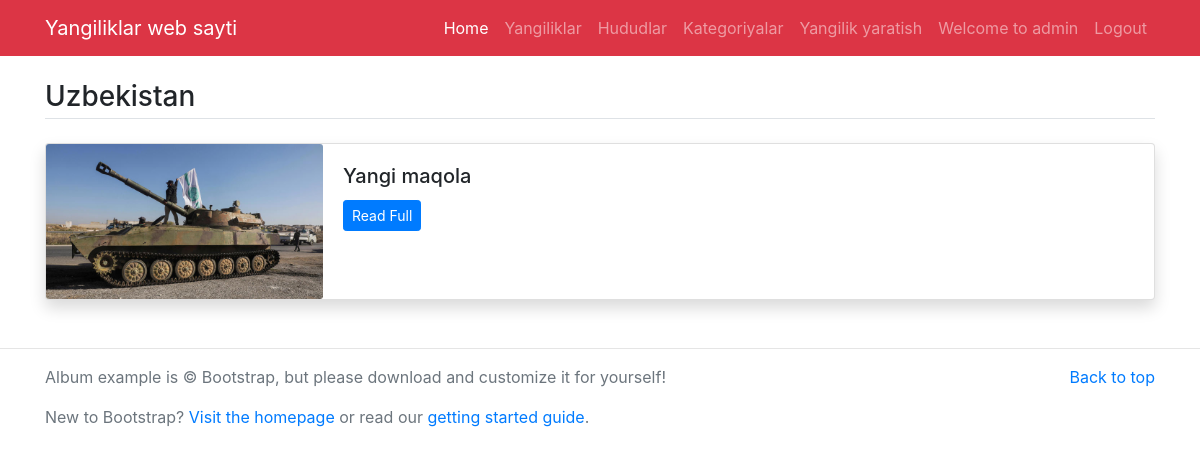
Screenshot of /region/1/ (signed in) with the database file from the repository.
### registration/models.py (models this page shows)
class Custom_User_Model(AbstractUser):
    age = models.PositiveIntegerField(blank=True, null=True)
    address = models.TextField(blank=True, null=True)

### app/models.py (models this page shows, shortened)
class Region(models.Model):
    name = models.CharField(max_length=100)
    image = models.ImageField(upload_to='media/', null=True)

class News(models.Model):
    category = models.ForeignKey(Category, on_delete=models.CASCADE, blank=True, null=True)
    region = models.ForeignKey(Region, on_delete=models.CASCADE, blank=True, null=True)
    title = models.CharField(max_length=300)
    text = models.TextField()
    image = models.ImageField(upload_to='media/')
    date = models.DateField(auto_now=True)
    author = models.ForeignKey(settings.AUTH_USER_MODEL, on_delete=models.CASCADE)

### app/views.py (the view)
# urls.py: path('region/<int:pk>/', per_region_view, name='region-news'),
def per_region_view(request,pk):
    region = Region.objects.get(id=pk)
    region_news = News.objects.filter(region=region)
    return render(request, 'region-news.html', {
        'region': region,
        'region_news': region_news
    })

### templates/region-news.html (shortened to what this page needs)
{% extends 'base.html' %}
{% block content%}
<main class="container mt-3 mb-5">
	<h3 class="border-bottom pb-1 my-4">{{region.name}}</h3>
    {% for news in region_news %}
	<div class="card mb-4 shadow">
	  <div class="row no-gutters">
	    <div class="col-md-3">
	      <img src="/media/{{news.image}}" class="card-img" alt="{{news.title}}">
	    </div>
	    <div class="col-md-8">
	      <div class="card-body">
	        <h5 class="card-title">{{news.title}}</h5>
	        <p class="card-text"><a href="/detail/{{news.id}}" class="btn btn-sm btn-primary">Read Full</a></p>
	      </div>
	    </div>
	  </div>
	</div>
{% endfor %}
</main>
{% endblock%}

### templates/base.html (shortened to what this page needs)
{% load static %}
<!DOCTYPE html>
<html>
<head>
	<link rel="stylesheet" href="{% static '/css/bootstrap.min.css' %}" />
</head>
<body>
	<nav class="navbar navbar-expand-lg navbar-dark bg-danger">
		<div class="container">
		  <a class="navbar-brand" href="/"> Yangiliklar web sayti </a>
		  <div class="collapse navbar-collapse" id="navbarNav">
		    <ul class="navbar-nav ml-auto">
		      <li class="nav-item active">
		        <a class="nav-link" href="{% url 'home' %}">Home</a>
		      </li>
		      <li class="nav-item">
				 <a class="nav-link" href="{% url 'all_news' %}">Yangiliklar</a>
		      </li>
		      <li class="nav-item">
				<a class="nav-link" href="{% url 'regions' %}">Hududlar</a>
			 </li>
			 <li class="nav-item">
				<a class="nav-link" href="{% url 'categories' %}">Kategoriyalar</a>
			 </li>
			 <li class="nav-item">
				<a class="nav-link" href="{% url 'create_news' %}">Yangilik yaratish</a>
			 </li>
			 <li class="nav-item">
				{% if user.is_authenticated %}
					<a class="nav-link" href="">Welcome to {{user.username}}</a>
					<li>
					<a class="nav-link" href="{% url 'logout' %}">Logout</a>
					</li>
				{% else %}
					<li><a class="nav-link" href="{% url 'login' %}">LogIn </a></li>
					<li><a class="nav-link" href=""> | </a></li>
					<li><a class="nav-link" href="{% url 'signup' %}">SignUP</a> </li>
				{% endif %}
			 </li>
		    </ul>
		  </div>
	  	</div>
	</nav>
{% block content %}
{% endblock%}
    <hr/>
<footer class="text-muted">
  <div class="container">
    <p class="float-right">
      <a href="#">Back to top</a>
    </p>
    <p>Album example is &copy; Bootstrap, but please download and customize it for yourself!</p>
    <p>New to Bootstrap? <a href="https://getbootstrap.com/">Visit the homepage</a> or read our <a href="/docs/4.5/getting-started/introduction/">getting started guide</a>.</p>
  </div>
</footer>
</body>
</html>

### rows the page displays
Custom_User_Model: username "admin"
Region: name "Uzbekistan"
News: image (picture), title "Yangi maqola"
